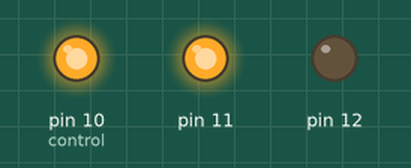
Recording of a sketch running on a simulated Arduino Uno, built with avr-gcc and run on an emulated ATmega328P. Shown: output pins drawn as LEDs (lit = HIGH).

Above: at 0.05 s.
At 9.95 s:
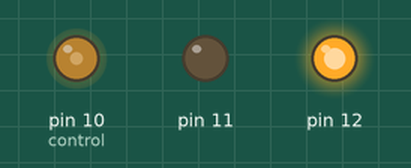
Timing chart, 0 to 13.0 s (numbered marks = the images above):
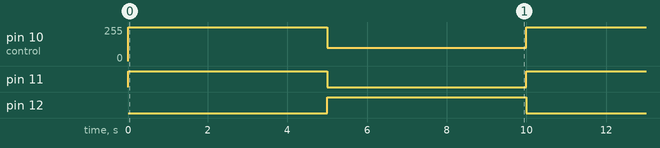

Measured:
- by itself, pin 10 (control): alternates 255/255 for 5.0 s and 100/255 for 5.0 s
- by itself, pin 11, pin 12: alternates HIGH for 5.0 s and LOW for 5.0 s

The sketch:

motor_.ino
```cpp
int control =10;
void setup()
{
  pinMode(control,OUTPUT);
  pinMode(11,OUTPUT);
  pinMode(12,OUTPUT);


}
void loop()
{
  analogWrite(control,255);
  digitalWrite(11,HIGH);
  digitalWrite(12,LOW);
  delay(5000);
  analogWrite(control,100);
  digitalWrite(11,LOW);
  digitalWrite(12,HIGH);
  delay(5000);
}
```
